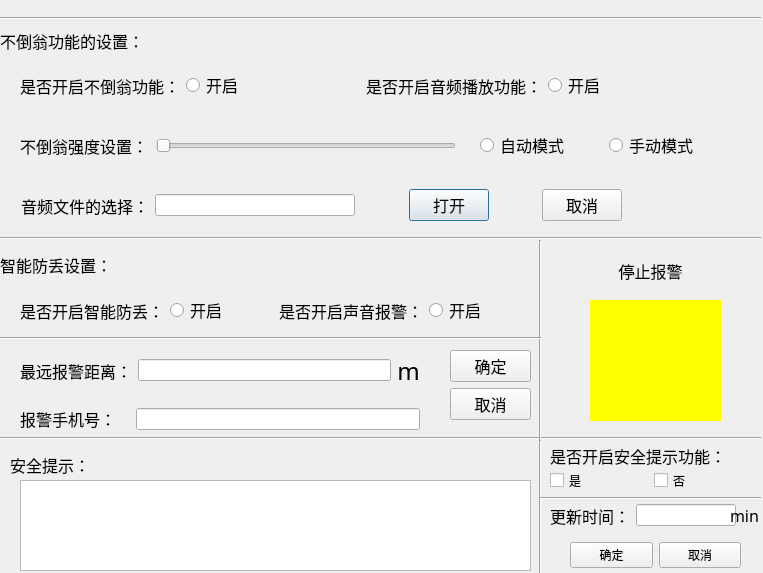
<?xml version="1.0" encoding="UTF-8"?>
<ui version="4.0">
 <class>safetyMonitor</class>
 <widget class="QDialog" name="safetyMonitor">
  <property name="geometry">
   <rect>
    <x>0</x>
    <y>0</y>
    <width>763</width>
    <height>573</height>
   </rect>
  </property>
  <property name="minimumSize">
   <size>
    <width>763</width>
    <height>573</height>
   </size>
  </property>
  <property name="maximumSize">
   <size>
    <width>763</width>
    <height>573</height>
   </size>
  </property>
  <property name="windowTitle">
   <string>safetyMonitor</string>
  </property>
  <property name="windowIcon">
   <iconset>
    <normaloff>picture/baby1.jpg</normaloff>picture/baby1.jpg</iconset>
  </property>
  <widget class="Line" name="line">
   <property name="geometry">
    <rect>
     <x>0</x>
     <y>10</y>
     <width>761</width>
     <height>16</height>
    </rect>
   </property>
   <property name="orientation">
    <enum>Qt::Horizontal</enum>
   </property>
  </widget>
  <widget class="Line" name="line_2">
   <property name="geometry">
    <rect>
     <x>0</x>
     <y>230</y>
     <width>761</width>
     <height>16</height>
    </rect>
   </property>
   <property name="orientation">
    <enum>Qt::Horizontal</enum>
   </property>
  </widget>
  <widget class="QLabel" name="label">
   <property name="geometry">
    <rect>
     <x>0</x>
     <y>20</y>
     <width>761</width>
     <height>41</height>
    </rect>
   </property>
   <property name="font">
    <font>
     <family>Agency FB</family>
     <pointsize>12</pointsize>
    </font>
   </property>
   <property name="text">
    <string>不倒翁功能的设置：</string>
   </property>
   <property name="alignment">
    <set>Qt::AlignLeading|Qt::AlignLeft|Qt::AlignVCenter</set>
   </property>
  </widget>
  <widget class="QLabel" name="label_6">
   <property name="geometry">
    <rect>
     <x>0</x>
     <y>240</y>
     <width>128</width>
     <height>49</height>
    </rect>
   </property>
   <property name="font">
    <font>
     <family>Agency FB</family>
     <pointsize>12</pointsize>
    </font>
   </property>
   <property name="text">
    <string>智能防丢设置：</string>
   </property>
  </widget>
  <widget class="Line" name="line_3">
   <property name="geometry">
    <rect>
     <x>0</x>
     <y>430</y>
     <width>761</width>
     <height>16</height>
    </rect>
   </property>
   <property name="orientation">
    <enum>Qt::Horizontal</enum>
   </property>
  </widget>
  <widget class="Line" name="line_4">
   <property name="geometry">
    <rect>
     <x>530</x>
     <y>240</y>
     <width>20</width>
     <height>201</height>
    </rect>
   </property>
   <property name="orientation">
    <enum>Qt::Vertical</enum>
   </property>
  </widget>
  <widget class="Line" name="line_5">
   <property name="geometry">
    <rect>
     <x>0</x>
     <y>330</y>
     <width>541</width>
     <height>16</height>
    </rect>
   </property>
   <property name="orientation">
    <enum>Qt::Horizontal</enum>
   </property>
  </widget>
  <widget class="QLabel" name="label_12">
   <property name="geometry">
    <rect>
     <x>550</x>
     <y>240</y>
     <width>201</width>
     <height>61</height>
    </rect>
   </property>
   <property name="font">
    <font>
     <family>Agency FB</family>
     <pointsize>12</pointsize>
    </font>
   </property>
   <property name="text">
    <string>停止报警</string>
   </property>
   <property name="alignment">
    <set>Qt::AlignCenter</set>
   </property>
  </widget>
  <widget class="QLabel" name="stopLabel">
   <property name="geometry">
    <rect>
     <x>590</x>
     <y>300</y>
     <width>131</width>
     <height>121</height>
    </rect>
   </property>
   <property name="autoFillBackground">
    <bool>false</bool>
   </property>
   <property name="styleSheet">
    <string notr="true">background-color: rgb(255, 255, 0);</string>
   </property>
   <property name="text">
    <string/>
   </property>
   <property name="pixmap">
    <pixmap resource="mypicture.qrc">:/rc/picture/stop1.gif</pixmap>
   </property>
   <property name="scaledContents">
    <bool>true</bool>
   </property>
  </widget>
  <widget class="QLabel" name="label_14">
   <property name="geometry">
    <rect>
     <x>10</x>
     <y>440</y>
     <width>128</width>
     <height>49</height>
    </rect>
   </property>
   <property name="font">
    <font>
     <family>Agency FB</family>
     <pointsize>12</pointsize>
    </font>
   </property>
   <property name="text">
    <string>安全提示：</string>
   </property>
  </widget>
  <widget class="QTextBrowser" name="promptTextBrowser">
   <property name="geometry">
    <rect>
     <x>20</x>
     <y>480</y>
     <width>511</width>
     <height>91</height>
    </rect>
   </property>
  </widget>
  <widget class="Line" name="line_6">
   <property name="geometry">
    <rect>
     <x>530</x>
     <y>440</y>
     <width>20</width>
     <height>201</height>
    </rect>
   </property>
   <property name="orientation">
    <enum>Qt::Vertical</enum>
   </property>
  </widget>
  <widget class="QLabel" name="label_16">
   <property name="geometry">
    <rect>
     <x>550</x>
     <y>440</y>
     <width>181</width>
     <height>31</height>
    </rect>
   </property>
   <property name="minimumSize">
    <size>
     <width>110</width>
     <height>0</height>
    </size>
   </property>
   <property name="font">
    <font>
     <family>Agency FB</family>
     <pointsize>12</pointsize>
    </font>
   </property>
   <property name="text">
    <string>是否开启安全提示功能：</string>
   </property>
  </widget>
  <widget class="Line" name="line_7">
   <property name="geometry">
    <rect>
     <x>540</x>
     <y>490</y>
     <width>221</width>
     <height>16</height>
    </rect>
   </property>
   <property name="orientation">
    <enum>Qt::Horizontal</enum>
   </property>
  </widget>
  <widget class="QWidget" name="layoutWidget">
   <property name="geometry">
    <rect>
     <x>20</x>
     <y>60</y>
     <width>701</width>
     <height>51</height>
    </rect>
   </property>
   <layout class="QHBoxLayout" name="horizontalLayout">
    <item>
     <widget class="QLabel" name="label_2">
      <property name="font">
       <font>
        <family>Agency FB</family>
        <pointsize>12</pointsize>
       </font>
      </property>
      <property name="text">
       <string>是否开启不倒翁功能：</string>
      </property>
     </widget>
    </item>
    <item>
     <widget class="QRadioButton" name="dropOpenRadioButton">
      <property name="font">
       <font>
        <family>Agency FB</family>
        <pointsize>12</pointsize>
       </font>
      </property>
      <property name="text">
       <string>开启</string>
      </property>
     </widget>
    </item>
    <item>
     <spacer name="horizontalSpacer_2">
      <property name="orientation">
       <enum>Qt::Horizontal</enum>
      </property>
      <property name="sizeHint" stdset="0">
       <size>
        <width>40</width>
        <height>20</height>
       </size>
      </property>
     </spacer>
    </item>
    <item>
     <widget class="QLabel" name="label_4">
      <property name="font">
       <font>
        <family>Agency FB</family>
        <pointsize>12</pointsize>
       </font>
      </property>
      <property name="text">
       <string>是否开启音频播放功能：</string>
      </property>
     </widget>
    </item>
    <item>
     <widget class="QRadioButton" name="viedoOpenRadioButton">
      <property name="font">
       <font>
        <family>Agency FB</family>
        <pointsize>12</pointsize>
       </font>
      </property>
      <property name="text">
       <string>开启</string>
      </property>
     </widget>
    </item>
    <item>
     <spacer name="horizontalSpacer_8">
      <property name="orientation">
       <enum>Qt::Horizontal</enum>
      </property>
      <property name="sizeHint" stdset="0">
       <size>
        <width>40</width>
        <height>20</height>
       </size>
      </property>
     </spacer>
    </item>
   </layout>
  </widget>
  <widget class="QWidget" name="layoutWidget">
   <property name="geometry">
    <rect>
     <x>21</x>
     <y>180</y>
     <width>701</width>
     <height>51</height>
    </rect>
   </property>
   <layout class="QHBoxLayout" name="horizontalLayout_3">
    <item>
     <widget class="QLabel" name="label_5">
      <property name="font">
       <font>
        <family>Agency FB</family>
        <pointsize>12</pointsize>
       </font>
      </property>
      <property name="text">
       <string>音频文件的选择：</string>
      </property>
     </widget>
    </item>
    <item>
     <widget class="QLineEdit" name="viedoFileLineEdit">
      <property name="minimumSize">
       <size>
        <width>200</width>
        <height>0</height>
       </size>
      </property>
     </widget>
    </item>
    <item>
     <spacer name="horizontalSpacer_10">
      <property name="orientation">
       <enum>Qt::Horizontal</enum>
      </property>
      <property name="sizeHint" stdset="0">
       <size>
        <width>40</width>
        <height>20</height>
       </size>
      </property>
     </spacer>
    </item>
    <item>
     <widget class="QPushButton" name="viedoFileOpenPushBt">
      <property name="font">
       <font>
        <family>Agency FB</family>
        <pointsize>12</pointsize>
       </font>
      </property>
      <property name="text">
       <string>打开</string>
      </property>
     </widget>
    </item>
    <item>
     <spacer name="horizontalSpacer_11">
      <property name="orientation">
       <enum>Qt::Horizontal</enum>
      </property>
      <property name="sizeHint" stdset="0">
       <size>
        <width>40</width>
        <height>20</height>
       </size>
      </property>
     </spacer>
    </item>
    <item>
     <widget class="QPushButton" name="viedoFileCanclePushBt">
      <property name="font">
       <font>
        <family>Agency FB</family>
        <pointsize>12</pointsize>
       </font>
      </property>
      <property name="text">
       <string>取消</string>
      </property>
     </widget>
    </item>
    <item>
     <spacer name="horizontalSpacer_9">
      <property name="orientation">
       <enum>Qt::Horizontal</enum>
      </property>
      <property name="sizeType">
       <enum>QSizePolicy::Expanding</enum>
      </property>
      <property name="sizeHint" stdset="0">
       <size>
        <width>100</width>
        <height>20</height>
       </size>
      </property>
     </spacer>
    </item>
   </layout>
  </widget>
  <widget class="QWidget" name="layoutWidget">
   <property name="geometry">
    <rect>
     <x>20</x>
     <y>120</y>
     <width>436</width>
     <height>51</height>
    </rect>
   </property>
   <layout class="QHBoxLayout" name="horizontalLayout_2">
    <item>
     <widget class="QLabel" name="label_3">
      <property name="font">
       <font>
        <family>Agency FB</family>
        <pointsize>12</pointsize>
       </font>
      </property>
      <property name="text">
       <string>不倒翁强度设置：</string>
      </property>
     </widget>
    </item>
    <item>
     <widget class="QSlider" name="intensityHorizontalSlider">
      <property name="minimumSize">
       <size>
        <width>300</width>
        <height>0</height>
       </size>
      </property>
      <property name="maximumSize">
       <size>
        <width>300</width>
        <height>16777215</height>
       </size>
      </property>
      <property name="orientation">
       <enum>Qt::Horizontal</enum>
      </property>
     </widget>
    </item>
   </layout>
  </widget>
  <widget class="QWidget" name="layoutWidget">
   <property name="geometry">
    <rect>
     <x>480</x>
     <y>120</y>
     <width>251</width>
     <height>51</height>
    </rect>
   </property>
   <layout class="QHBoxLayout" name="horizontalLayout_4">
    <item>
     <widget class="QRadioButton" name="autoModeRadioButton">
      <property name="font">
       <font>
        <family>Agency FB</family>
        <pointsize>12</pointsize>
       </font>
      </property>
      <property name="text">
       <string>自动模式</string>
      </property>
     </widget>
    </item>
    <item>
     <widget class="QRadioButton" name="manualModeRadioButton">
      <property name="font">
       <font>
        <family>Agency FB</family>
        <pointsize>12</pointsize>
       </font>
      </property>
      <property name="text">
       <string>手动模式</string>
      </property>
     </widget>
    </item>
   </layout>
  </widget>
  <widget class="QWidget" name="layoutWidget">
   <property name="geometry">
    <rect>
     <x>20</x>
     <y>290</y>
     <width>511</width>
     <height>41</height>
    </rect>
   </property>
   <layout class="QHBoxLayout" name="horizontalLayout_5">
    <item>
     <widget class="QLabel" name="label_7">
      <property name="font">
       <font>
        <family>Agency FB</family>
        <pointsize>12</pointsize>
       </font>
      </property>
      <property name="text">
       <string>是否开启智能防丢：</string>
      </property>
     </widget>
    </item>
    <item>
     <widget class="QRadioButton" name="dropAIRadioButton">
      <property name="font">
       <font>
        <family>Agency FB</family>
        <pointsize>12</pointsize>
       </font>
      </property>
      <property name="text">
       <string>开启</string>
      </property>
     </widget>
    </item>
    <item>
     <spacer name="horizontalSpacer_12">
      <property name="orientation">
       <enum>Qt::Horizontal</enum>
      </property>
      <property name="sizeHint" stdset="0">
       <size>
        <width>40</width>
        <height>20</height>
       </size>
      </property>
     </spacer>
    </item>
    <item>
     <widget class="QLabel" name="label_10">
      <property name="font">
       <font>
        <family>Agency FB</family>
        <pointsize>12</pointsize>
       </font>
      </property>
      <property name="text">
       <string>是否开启声音报警：</string>
      </property>
     </widget>
    </item>
    <item>
     <widget class="QRadioButton" name="alarmOpenRadioButton">
      <property name="font">
       <font>
        <family>Agency FB</family>
        <pointsize>12</pointsize>
       </font>
      </property>
      <property name="text">
       <string>开启</string>
      </property>
     </widget>
    </item>
    <item>
     <spacer name="horizontalSpacer_13">
      <property name="orientation">
       <enum>Qt::Horizontal</enum>
      </property>
      <property name="sizeHint" stdset="0">
       <size>
        <width>40</width>
        <height>20</height>
       </size>
      </property>
     </spacer>
    </item>
   </layout>
  </widget>
  <widget class="QWidget" name="layoutWidget">
   <property name="geometry">
    <rect>
     <x>20</x>
     <y>340</y>
     <width>400</width>
     <height>91</height>
    </rect>
   </property>
   <layout class="QVBoxLayout" name="verticalLayout">
    <item>
     <layout class="QHBoxLayout" name="horizontalLayout_6">
      <item>
       <widget class="QLabel" name="label_8">
        <property name="font">
         <font>
          <family>Agency FB</family>
          <pointsize>12</pointsize>
         </font>
        </property>
        <property name="text">
         <string>最远报警距离：</string>
        </property>
       </widget>
      </item>
      <item>
       <widget class="QLineEdit" name="alarmDistanceLineEdit">
        <property name="minimumSize">
         <size>
          <width>200</width>
          <height>0</height>
         </size>
        </property>
       </widget>
      </item>
      <item>
       <widget class="QLabel" name="label_11">
        <property name="font">
         <font>
          <family>Agency FB</family>
          <pointsize>18</pointsize>
         </font>
        </property>
        <property name="text">
         <string>m</string>
        </property>
        <property name="alignment">
         <set>Qt::AlignCenter</set>
        </property>
       </widget>
      </item>
     </layout>
    </item>
    <item>
     <layout class="QHBoxLayout" name="horizontalLayout_7">
      <item>
       <widget class="QLabel" name="label_9">
        <property name="minimumSize">
         <size>
          <width>110</width>
          <height>0</height>
         </size>
        </property>
        <property name="font">
         <font>
          <family>Agency FB</family>
          <pointsize>12</pointsize>
         </font>
        </property>
        <property name="text">
         <string>报警手机号：</string>
        </property>
       </widget>
      </item>
      <item>
       <widget class="QLineEdit" name="alarmPhoneNumberLineEdit">
        <property name="minimumSize">
         <size>
          <width>200</width>
          <height>0</height>
         </size>
        </property>
       </widget>
      </item>
     </layout>
    </item>
   </layout>
  </widget>
  <widget class="QWidget" name="layoutWidget">
   <property name="geometry">
    <rect>
     <x>450</x>
     <y>350</y>
     <width>81</width>
     <height>71</height>
    </rect>
   </property>
   <layout class="QVBoxLayout" name="verticalLayout_2">
    <item>
     <widget class="QPushButton" name="setOkPushBt">
      <property name="font">
       <font>
        <family>Agency FB</family>
        <pointsize>12</pointsize>
       </font>
      </property>
      <property name="text">
       <string>确定</string>
      </property>
     </widget>
    </item>
    <item>
     <widget class="QPushButton" name="setCanclePushBt">
      <property name="font">
       <font>
        <family>Agency FB</family>
        <pointsize>12</pointsize>
       </font>
      </property>
      <property name="text">
       <string>取消</string>
      </property>
     </widget>
    </item>
   </layout>
  </widget>
  <widget class="QWidget" name="layoutWidget">
   <property name="geometry">
    <rect>
     <x>570</x>
     <y>540</y>
     <width>171</width>
     <height>31</height>
    </rect>
   </property>
   <layout class="QHBoxLayout" name="horizontalLayout_9">
    <item>
     <widget class="QPushButton" name="setOkPushBt_2">
      <property name="font">
       <font>
        <family>Agency FB</family>
        <pointsize>9</pointsize>
       </font>
      </property>
      <property name="text">
       <string>确定</string>
      </property>
     </widget>
    </item>
    <item>
     <widget class="QPushButton" name="setOkCancleBt_2">
      <property name="font">
       <font>
        <family>Agency FB</family>
        <pointsize>9</pointsize>
       </font>
      </property>
      <property name="text">
       <string>取消</string>
      </property>
     </widget>
    </item>
   </layout>
  </widget>
  <widget class="QWidget" name="layoutWidget">
   <property name="geometry">
    <rect>
     <x>550</x>
     <y>470</y>
     <width>201</width>
     <height>21</height>
    </rect>
   </property>
   <layout class="QHBoxLayout" name="horizontalLayout_10">
    <item>
     <widget class="QCheckBox" name="promptOpenCheckBox">
      <property name="text">
       <string>是</string>
      </property>
     </widget>
    </item>
    <item>
     <widget class="QCheckBox" name="promptCancleCheckBox">
      <property name="text">
       <string>否</string>
      </property>
     </widget>
    </item>
   </layout>
  </widget>
  <widget class="QWidget" name="layoutWidget">
   <property name="geometry">
    <rect>
     <x>550</x>
     <y>500</y>
     <width>209</width>
     <height>31</height>
    </rect>
   </property>
   <layout class="QHBoxLayout" name="horizontalLayout_8">
    <item>
     <widget class="QLabel" name="label_15">
      <property name="minimumSize">
       <size>
        <width>0</width>
        <height>0</height>
       </size>
      </property>
      <property name="font">
       <font>
        <family>Agency FB</family>
        <pointsize>12</pointsize>
       </font>
      </property>
      <property name="text">
       <string>更新时间：</string>
      </property>
     </widget>
    </item>
    <item>
     <widget class="QLineEdit" name="timeChangeSetLineEdit">
      <property name="minimumSize">
       <size>
        <width>100</width>
        <height>0</height>
       </size>
      </property>
     </widget>
    </item>
    <item>
     <widget class="QLabel" name="label_17">
      <property name="minimumSize">
       <size>
        <width>0</width>
        <height>0</height>
       </size>
      </property>
      <property name="font">
       <font>
        <family>Agency FB</family>
        <pointsize>12</pointsize>
       </font>
      </property>
      <property name="text">
       <string>min</string>
      </property>
     </widget>
    </item>
   </layout>
  </widget>
 </widget>
 <resources>
  <include location="mypicture.qrc"/>
 </resources>
 <connections/>
</ui>
